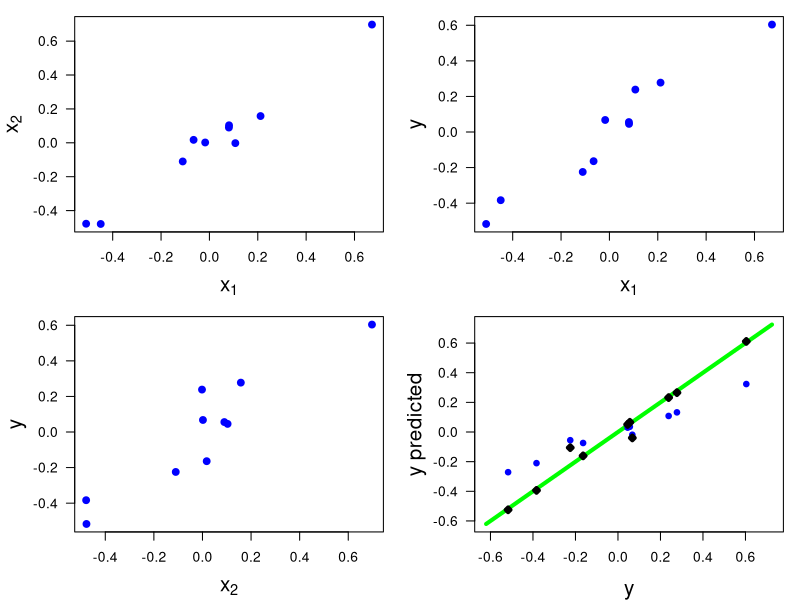

Reproduce this figure in R.
print('file: CollinearityExample.R')
# Collinearity: example with two correlated samples
set.seed(1953) # set seed for random number generators
n = 10  # sample size
X1 = runif(n)
# unit length scaling:
x1 = (X1-mean(X1))/sqrt(sum( (X1-mean(X1))^2)) # sum(x1^2) = 1
X2 = x1+0.05*rnorm(n)
x2 = (X2-mean(X2))/sqrt(sum( (X2-mean(X2))^2))
r12=cor(x1,x2)
beta1 = 1; beta2 = -0.5  # set true beta
Y = beta1*x1+beta2*x2-0.03*rnorm(n)  # add normal noise
y = (Y-mean(Y))/sqrt(sum( (Y-mean(Y))^2))
# ----------------------
# solve linear system of least squares solution:
X = matrix(data=c(x1,x2),nrow=n,ncol=2)
XX = t(X)%*%X
A = solve(XX)  # inverse of XX
rhs = t(X)%*%y
betaEst1 = t(A)%*%rhs
betaEst2 = c(0,0)   # dummy values
betaEst2[1] = (rhs[1]-r12*rhs[2])/(1-r12^2)
betaEst2[2] = (rhs[2]-r12*rhs[1])/(1-r12^2)
# ----------------------
# linear regression
outLR = lm(y ~ x1+x2)
# calculate and plot predicted response:
ypred1 = beta1*x1+beta2*x2              # based on true beta
ypred2 = betaEst1[1]*x1+betaEst1[2]*x2  # based on estimated beta
xp = c(min(y),max(y))*1.2
sflag = 1
if (sflag == 1) {
  # png('Collinearity2Data170612.png',width=16,height=16,units='cm',res=300)
  par(mar=c(4.1,4.5,1,1),mfrow=c(2,2))
  plot(x1,x2,type='p',lwd=4,col='blue',xlab=expression(x[1]),
       ylab=expression(x[2]),las=1,cex=0.6,cex.lab=1.5)
  plot(x1,y,type='p',lwd=4,col='blue',xlab=expression(x[1]),ylab='y',las=1,
       cex=0.6,cex.lab=1.5)
  plot(x2,y,type='p',lwd=4,col='blue',xlab=expression(x[2]),ylab='y',las=1,
       cex=0.6,cex.lab=1.5)
  plot(xp,xp,type='l',lwd=4,col='green',xlab='y',ylab='y predicted',las=1,
       cex=0.6,cex.lab=1.5)
  points(y,ypred1,col='blue',lwd=4,cex=0.6,pch=20)
  points(y,ypred2,col='black',lwd=4,cex=0.6,pch=23)
  # dev.off()
}